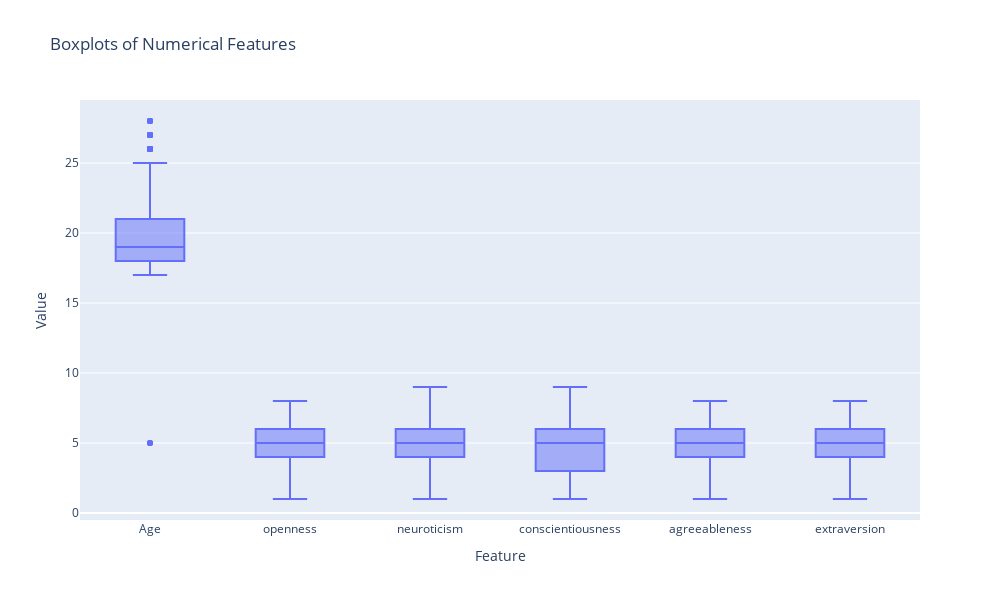

The code cell stored with this chart in its notebook:
### Code cell
fig = px.box(df, y=numerical_features, title='Boxplots of Numerical Features', labels={'variable': 'Feature', 'value': 'Value'})
fig.update_layout(width=1000, height=600)
fig.show()

### Figure 1 — Plotly figure (JSON) as saved in the notebook; plotly's stock layout.template omitted (floating-point values rounded to 4 significant figures; data arrays with more than 128 entries replaced by an {"elided": "..."} marker saying what was removed)
{"data": [{"alignmentgroup": "True", "hovertemplate": "Feature=%{x}<br>Value=%{y}<extra></extra>", "legendgroup": "", "marker": {"color": "#636efa"}, "name": "", "notched": false, "offsetgroup": "", "orientation": "v", "showlegend": false, "type": "box", "x": {"elided": "6144 str values"}, "x0": " ", "xaxis": "x", "y": {"elided": "6144 int values"}, "y0": " ", "yaxis": "y"}], "layout": {"boxmode": "group", "height": 600, "legend": {"tracegroupgap": 0}, "title": {"text": "Boxplots of Numerical Features"}, "width": 1000, "xaxis": {"anchor": "y", "autorange": true, "domain": [0, 1], "range": [-0.5, 5.5], "title": {"text": "Feature"}, "type": "category"}, "yaxis": {"anchor": "x", "autorange": true, "domain": [0, 1], "range": [-0.5, 29.5], "title": {"text": "Value"}, "type": "linear"}}}
